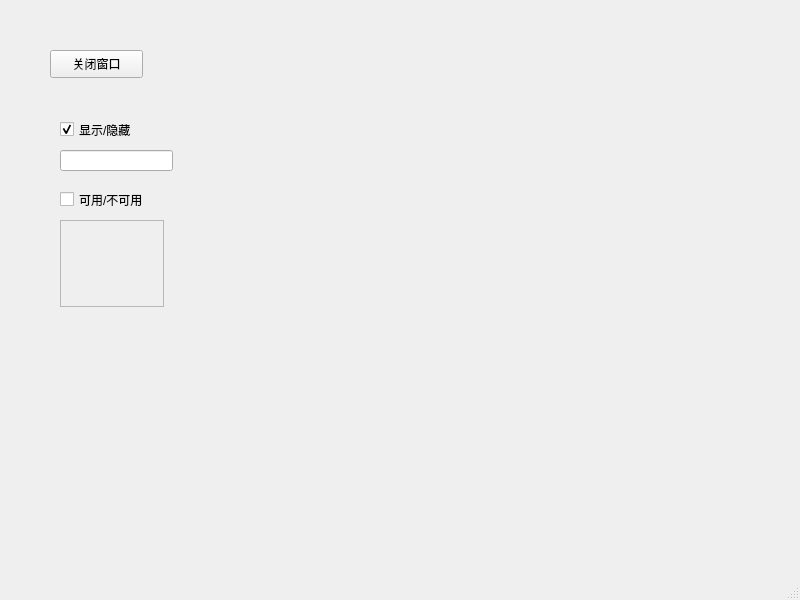
<?xml version="1.0" encoding="UTF-8"?>
<ui version="4.0">
 <class>MainWindow</class>
 <widget class="QMainWindow" name="MainWindow">
  <property name="enabled">
   <bool>true</bool>
  </property>
  <property name="geometry">
   <rect>
    <x>0</x>
    <y>0</y>
    <width>800</width>
    <height>600</height>
   </rect>
  </property>
  <property name="windowTitle">
   <string>MainWindow</string>
  </property>
  <widget class="QWidget" name="centralwidget">
   <widget class="QPushButton" name="pushButton">
    <property name="geometry">
     <rect>
      <x>50</x>
      <y>50</y>
      <width>93</width>
      <height>28</height>
     </rect>
    </property>
    <property name="text">
     <string>关闭窗口</string>
    </property>
   </widget>
   <widget class="QCheckBox" name="checkBox">
    <property name="enabled">
     <bool>true</bool>
    </property>
    <property name="geometry">
     <rect>
      <x>60</x>
      <y>120</y>
      <width>91</width>
      <height>19</height>
     </rect>
    </property>
    <property name="text">
     <string>显示/隐藏</string>
    </property>
    <property name="checkable">
     <bool>true</bool>
    </property>
    <property name="checked">
     <bool>true</bool>
    </property>
    <property name="autoRepeat">
     <bool>false</bool>
    </property>
   </widget>
   <widget class="QCheckBox" name="checkBox_2">
    <property name="enabled">
     <bool>true</bool>
    </property>
    <property name="geometry">
     <rect>
      <x>60</x>
      <y>190</y>
      <width>121</width>
      <height>19</height>
     </rect>
    </property>
    <property name="text">
     <string>可用/不可用</string>
    </property>
   </widget>
   <widget class="QLineEdit" name="lineEdit">
    <property name="enabled">
     <bool>true</bool>
    </property>
    <property name="geometry">
     <rect>
      <x>60</x>
      <y>150</y>
      <width>113</width>
      <height>21</height>
     </rect>
    </property>
   </widget>
   <widget class="QTextEdit" name="textEdit">
    <property name="enabled">
     <bool>false</bool>
    </property>
    <property name="geometry">
     <rect>
      <x>60</x>
      <y>220</y>
      <width>104</width>
      <height>87</height>
     </rect>
    </property>
   </widget>
  </widget>
  <widget class="QMenuBar" name="menubar">
   <property name="geometry">
    <rect>
     <x>0</x>
     <y>0</y>
     <width>800</width>
     <height>26</height>
    </rect>
   </property>
  </widget>
  <widget class="QStatusBar" name="statusbar"/>
 </widget>
 <resources/>
 <connections>
  <connection>
   <sender>pushButton</sender>
   <signal>clicked()</signal>
   <receiver>MainWindow</receiver>
   <slot>close()</slot>
   <hints>
    <hint type="sourcelabel">
     <x>105</x>
     <y>98</y>
    </hint>
    <hint type="destinationlabel">
     <x>263</x>
     <y>251</y>
    </hint>
   </hints>
  </connection>
  <connection>
   <sender>checkBox</sender>
   <signal>toggled(bool)</signal>
   <receiver>lineEdit</receiver>
   <slot>setVisible(bool)</slot>
   <hints>
    <hint type="sourcelabel">
     <x>87</x>
     <y>152</y>
    </hint>
    <hint type="destinationlabel">
     <x>85</x>
     <y>177</y>
    </hint>
   </hints>
  </connection>
  <connection>
   <sender>checkBox_2</sender>
   <signal>toggled(bool)</signal>
   <receiver>textEdit</receiver>
   <slot>setEnabled(bool)</slot>
   <hints>
    <hint type="sourcelabel">
     <x>139</x>
     <y>227</y>
    </hint>
    <hint type="destinationlabel">
     <x>132</x>
     <y>293</y>
    </hint>
   </hints>
  </connection>
 </connections>
</ui>
